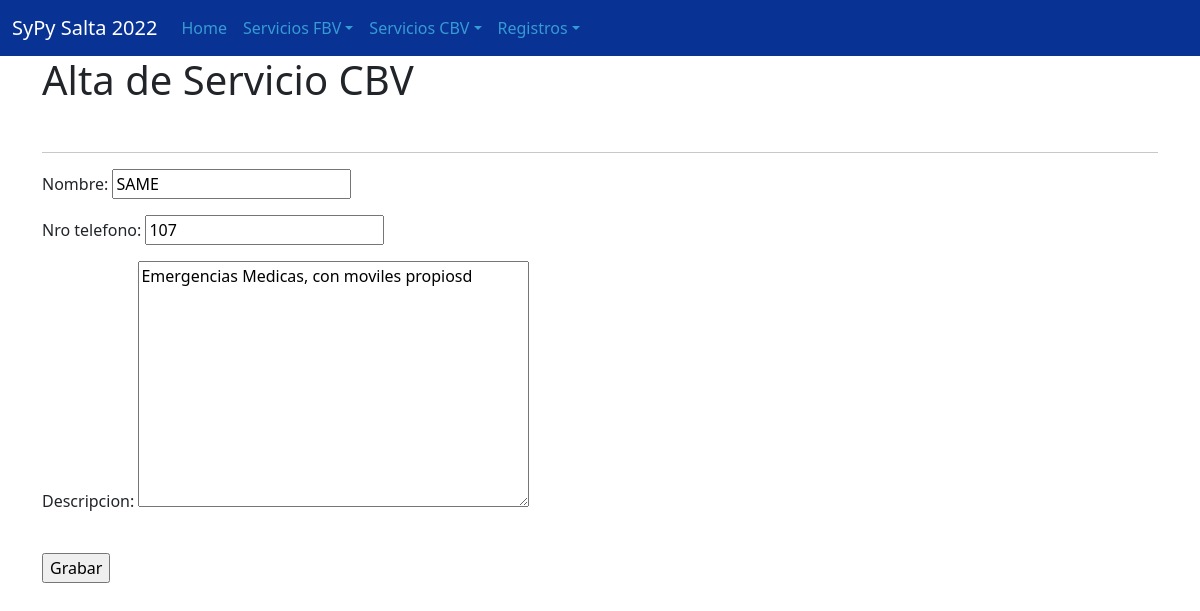
Page /cbv_servicios/editar/1 on the committed database.
### servicios/models.py (models this page shows, shortened)
class Servicio(models.Model):
    nombre = models.CharField(max_length=50)
    nro_telefono = models.CharField(max_length=20)
    descripcion = models.TextField()
    created_at = models.DateTimeField(auto_now_add=True)
    updated_at = models.DateTimeField(auto_now=True)
    version = models.IntegerField(default=0, editable=False)
    class Meta:
        verbose_name = 'servicio'
        verbose_name_plural = 'servicios'

### servicios/views_CBV.py (the view)
# urls.py: path('cbv_servicios/editar/<int:pk>',servicio_abm_editar_c.as_view(),name="servicios_editar_c"),
@method_decorator(csrf_exempt, name='dispatch')
class servicio_abm_editar_c(UpdateView):
    model = Servicio
    fields = '__all__'

### servicios/templates/servicios/servicio_form.html (shortened to what this page needs)
{% extends 'base.html' %}
{% block contenido %}
    <h1>Alta de Servicio CBV</h1>
    <br>
    <hr>
    <form action="" method="post">
        <table>
            {{ form.as_p }}
        </table>
        <br>
        <input type="submit" value="Grabar" />
    </form>
{% endblock %}

### rows in the picture
Servicio: nombre "SAME", nro_telefono "107", descripcion "Emergencias Medicas, con moviles propiosd"
